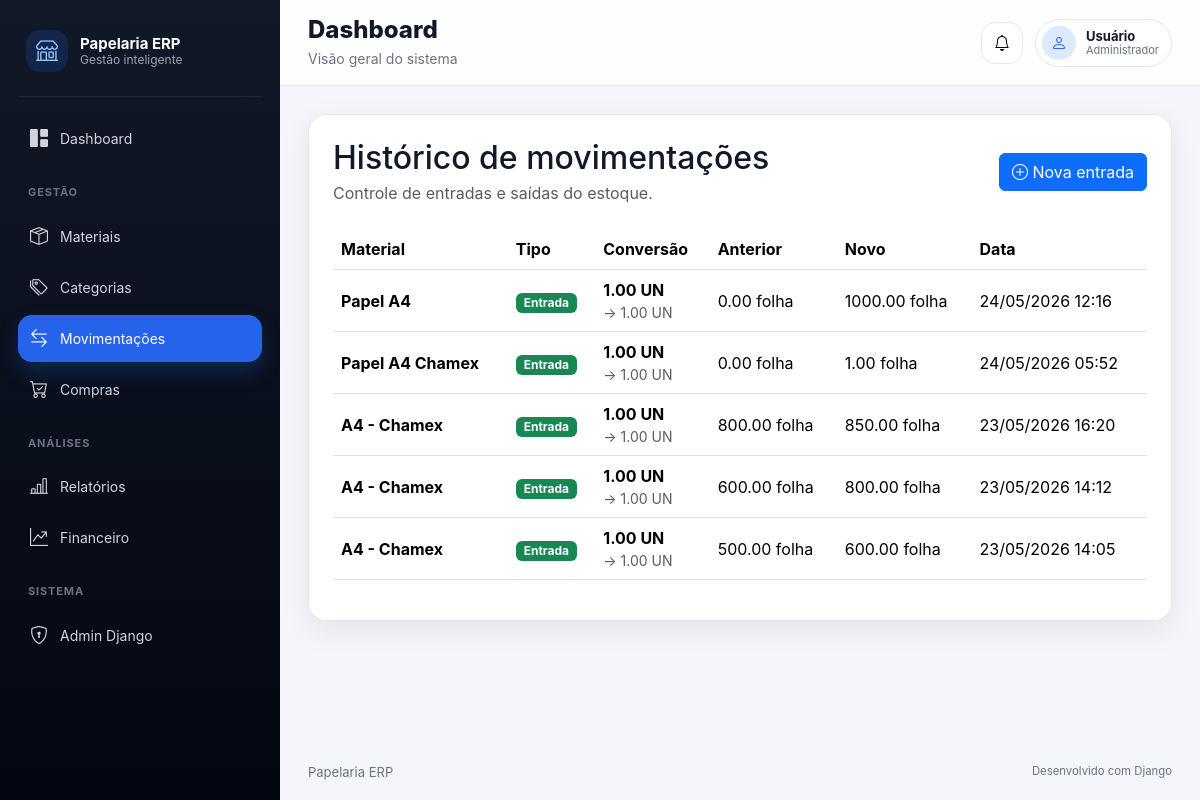
The app's page /inventory/stock/movements/ with its own data.
### apps/inventory/models/stock_movement.py (models this page shows, shortened)
class StockMovement(BaseModel):
    material = models.ForeignKey(
        Material,
        on_delete=models.PROTECT,
        related_name="movements",
        verbose_name="Material",
    )
    movement_type = models.CharField(
        max_length=20,
        choices=MovementType.choices,
        verbose_name="Tipo de movimentação",
    )
    purchase_quantity = models.DecimalField(
        max_digits=10,
        decimal_places=2,
        verbose_name="Quantidade comprada",
    )
    purchase_unit = models.ForeignKey(
        UnitOfMeasure,
        on_delete=models.PROTECT,
        related_name="purchase_movements",
        verbose_name="Unidade comprada",
    )
    converted_quantity = models.DecimalField(
        max_digits=10,
        decimal_places=2,
        verbose_name="Quantidade convertida",
    )
    stock_unit = models.ForeignKey(
        UnitOfMeasure,
        on_delete=models.PROTECT,
        related_name="stock_movements",
        verbose_name="Unidade de estoque",
    )
    previous_stock = models.DecimalField(
        max_digits=10,
        decimal_places=2,
        verbose_name="Estoque anterior",
    )
    new_stock = models.DecimalField(
        max_digits=10,
        decimal_places=2,
        verbose_name="Novo estoque",
    )
    notes = models.TextField(
        blank=True,
        null=True,
        verbose_name="Observações",
    )
    class Meta:
        verbose_name = "Movimentação de estoque"
        verbose_name_plural = "Movimentações de estoque"
        ordering = ["-created_at"]

### apps/inventory/models/material.py (models this page shows, shortened)
class Material(BaseModel):
    name = models.CharField(
        max_length=150,
        verbose_name="Nome",
    )
    category = models.ForeignKey(
        Category,
        on_delete=models.PROTECT,
        related_name="materials",
        verbose_name="Categoria",
    )
    supplier = models.ForeignKey(
        Supplier,
        on_delete=models.SET_NULL,
        related_name="materials",
        blank=True,
        null=True,
        verbose_name="Fornecedor",
    )
    description = models.TextField(
        blank=True,
        null=True,
        verbose_name="Descrição",
    )
    material_type = models.CharField(
        max_length=20,
        choices=MaterialType.choices,
        default=MaterialType.SIMPLE,
        verbose_name="Tipo de material",
    )
    purchase_unit = models.ForeignKey(
        UnitOfMeasure,
        on_delete=models.PROTECT,
        related_name="materials_as_purchase_unit",
        verbose_name="Unidade de compra",
    )
    stock_unit = models.ForeignKey(
        UnitOfMeasure,
        on_delete=models.PROTECT,
        related_name="materials_as_stock_unit",
        verbose_name="Unidade de estoque",
    )
    conversion_factor = models.DecimalField(
        max_digits=10,
        decimal_places=2,
        default=1,
        verbose_name="Fator de conversão",
        help_text="Quantidade da unidade de estoque gerada por 1 unidade de compra.",
    )
    current_stock = models.DecimalField(
        max_digits=10,
        decimal_places=2,
        default=0,
        verbose_name="Estoque atual",
        help_text="Estoque armazenado sempre na unidade de estoque.",
    )
    minimum_stock = models.DecimalField(
        max_digits=10,
        decimal_places=2,
        default=0,
        verbose_name="Estoque mínimo",
        help_text="Estoque mínimo na unidade de estoque.",
    )
    cost_price = models.DecimalField(
        max_digits=10,
        decimal_places=2,
        default=0,
        verbose_name="Preço de custo",
        help_text="Preço de custo por unidade de compra.",
    )
    class Meta:
        verbose_name = "Material"
        verbose_name_plural = "Materiais"
        ordering = ["name"]

### apps/inventory/models/unit_of_measure.py (models this page shows)
class UnitOfMeasure(BaseModel):
    name = models.CharField(
        max_length=100,
        unique=True,
        verbose_name="Nome",
    )
    abbreviation = models.CharField(
        max_length=20,
        unique=True,
        verbose_name="Abreviação",
    )
    unit_type = models.CharField(
        max_length=20,
        choices=UnitType.choices,
        default=UnitType.UNIT,
        verbose_name="Tipo",
    )
    description = models.TextField(
        blank=True,
        null=True,
        verbose_name="Descrição",
    )
    class Meta:
        verbose_name = "Unidade de medida"
        verbose_name_plural = "Unidades de medida"
        ordering = ["name"]
    def __str__(self):
        return self.abbreviation

### apps/inventory/views/stock/list_view.py (the view)
def stock_movement_list_view(request):
    movements = get_stock_movements()
    context = {
        "movements": movements,
    }
    return render(
        request,
        "inventory/stock/list.html",
        context,
    )

### apps/inventory/selectors/stock_selector.py (called while the page is built)
def get_stock_movements():
    return (
        StockMovement.objects
        .select_related("material")
        .order_by("-created_at")
    )

### apps/inventory/templates/inventory/stock/list.html (shortened to what this page needs)
{% extends "core/base.html" %}
{% block content %}
<div class="content-card">
    <div class="d-flex justify-content-between align-items-center mb-4">
        <div>
            <h2 class="mb-1">
                Histórico de movimentações
            </h2>
            <p class="text-muted mb-0">
                Controle de entradas e saídas do estoque.
            </p>
        </div>
        <a
            href="{% url 'inventory:stock_entry' %}"
            class="btn btn-primary"
        >
            <i class="bi bi-plus-circle"></i>
            Nova entrada
        </a>
    </div>
    <div class="table-responsive">
        <table class="table align-middle">
            <thead>
                <tr>
                    <th>Material</th>
                    <th>Tipo</th>
                    <th>Conversão</th>
                    <th>Anterior</th>
                    <th>Novo</th>
                    <th>Data</th>
                </tr>
            </thead>
            <tbody>
                {% for movement in movements %}
                    <tr>
                        <td>
                            <strong>
                                {{ movement.material.name }}
                            </strong>
                        </td>
                        <td>
                            {% if movement.movement_type == "ENTRY" %}
                                <span class="badge bg-success">
                                    Entrada
                                </span>
                            {% elif movement.movement_type == "OUTPUT" %}
                                <span class="badge bg-danger">
                                    Saída
                                </span>
                            {% else %}
                                <span class="badge bg-warning text-dark">
                                    Ajuste
                                </span>
                            {% endif %}
                        </td>
                        <td>
                            <div class="d-flex flex-column">
                                <strong>
                                    {{ movement.purchase_quantity }}
                                    {{ movement.purchase_unit }}
                                </strong>
                                <small class="text-muted">
                                    →
                                    {{ movement.converted_quantity }}
                                    {{ movement.stock_unit }}
                                </small>
                            </div>
                        </td>
                        <td>
                            {{ movement.previous_stock }} {{ movement.material.stock_unit }}
                        </td>
                        <td>
                            {{ movement.new_stock }} {{ movement.material.stock_unit }}
                        </td>
                        <td>
                            {{ movement.created_at|date:"d/m/Y H:i" }}
                        </td>
                    </tr>
                {% endfor %}
            </tbody>
        </table>
    </div>
</div>
{% endblock %}

### static/css/app.css (style rules this page uses)
:root { --color-bg: #f4f6fb; --color-sidebar: #111827; --color-sidebar-light: #1f2937; --color-primary: #2563eb; --color-primary-soft: #dbeafe; --color-text: #111827; --color-muted: #6b7280; --color-border: #e5e7eb; --color-card: #ffffff; --radius-lg: 18px; --shadow-card: 0 10px 30px rgba(15, 23, 42, 0.08); }
* { box-sizing: border-box; }
body { margin: 0; background: var(--color-bg); color: var(--color-text); font-family: Inter, system-ui, -apple-system, BlinkMacSystemFont, "Segoe UI", sans-serif; }
.content-card { background: #fff; border: 1px solid var(--color-border); border-radius: var(--radius-lg); box-shadow: var(--shadow-card); padding: 24px; }

### records on screen
StockMovement: material.name "Papel A4", movement_type "Entrada", purchase_quantity "1.00", purchase_unit "UN", converted_quantity "1.00", stock_unit "UN", previous_stock "0.00", material.stock_unit "folha", new_stock "1000.00", created_at "24/05/2026 12:16"
StockMovement: material.name "Papel A4 Chamex", movement_type "Entrada", purchase_quantity "1.00", purchase_unit "UN", converted_quantity "1.00", stock_unit "UN", previous_stock "0.00", material.stock_unit "folha", new_stock "1.00", created_at "24/05/2026 05:52"
StockMovement: material.name "A4 - Chamex", movement_type "Entrada", purchase_quantity "1.00", purchase_unit "UN", converted_quantity "1.00", stock_unit "UN", previous_stock "800.00", material.stock_unit "folha", new_stock "850.00", created_at "23/05/2026 16:20"
StockMovement: material.name "A4 - Chamex", movement_type "Entrada", purchase_quantity "1.00", purchase_unit "UN", converted_quantity "1.00", stock_unit "UN", previous_stock "600.00", material.stock_unit "folha", new_stock "800.00", created_at "23/05/2026 14:12"
StockMovement: material.name "A4 - Chamex", movement_type "Entrada", purchase_quantity "1.00", purchase_unit "UN", converted_quantity "1.00", stock_unit "UN", previous_stock "500.00", material.stock_unit "folha", new_stock "600.00", created_at "23/05/2026 14:05"
